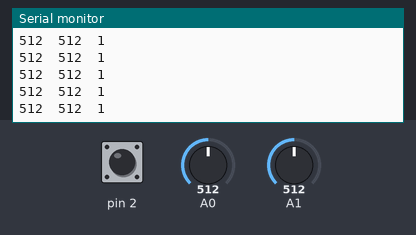
A sketch run on a simulated Arduino Uno, built with avr-gcc and run on an emulated ATmega328P. Shown: the last lines printed to the serial monitor. Inputs (shaded band) come from the test bench; at power-on: A1 = 512, A0 = 512, pin 2 HIGH.

Above: at 4.2 s.
4.3 s: A1 set to 107
At 4.8 s:
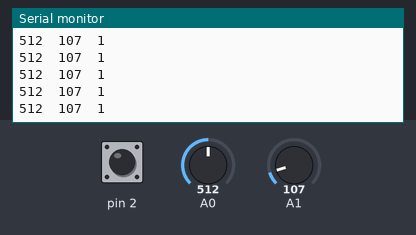
7.3 s: A1 set to 88
At 8.1 s:
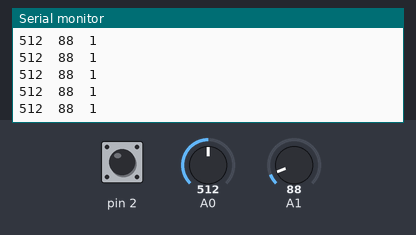
8.8 s: A0 set to 990
At 9.3 s:
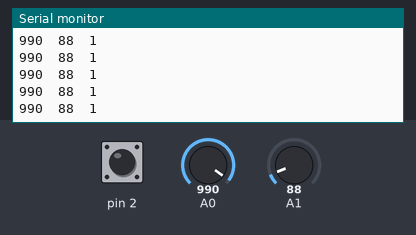
10.3 s: A0 set to 1014
At 10.8 s:
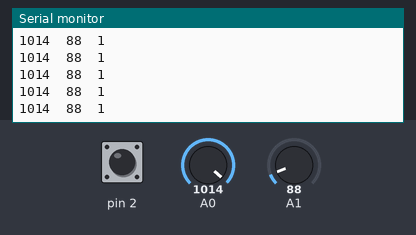
Timing chart, 0 to 13.3 s (numbered marks = the images above; inputs shaded):
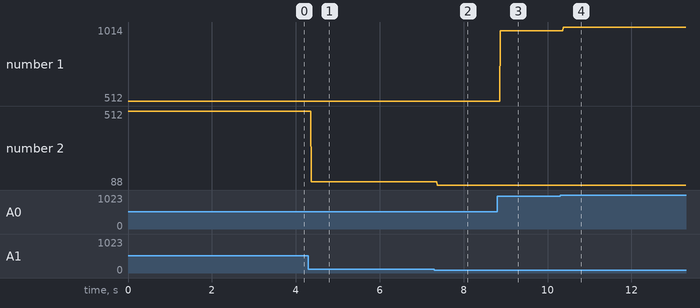

Measured:
- after the input at 4.3 s, the serial monitor: prints a new line after 0.07 s (image 1)
- after the input at 7.3 s, the serial monitor: prints a new line after 0.07 s (image 2)
- after the input at 8.8 s, the serial monitor: prints a new line after 0.07 s (image 3)
- after the input at 10.3 s, the serial monitor: prints a new line after 0.08 s (image 4)
- plotted number 1: 512 → 990 after the input at 8.8 s, 990 → 1014 after the input at 10.3 s
- plotted number 2: 512 → 107 after the input at 4.3 s, 107 → 88 after the input at 7.3 s

The sketch:

Joystick.ino
```cpp
/* This is a kind of comment.  Comments are ignored by the computer when it
 * 'compiles' (translates) your code into pure machine language and copies
 * it into the Arduino chip.
 */
// This is another kind of comment.  It's only one line long.
// To wire up this circuit, connect the following:
// Attach joystick SW to arduino digital pin 2
// Attach joystick SVx to arduino analog pin 0
// Attach joystick SVy to arduino analog pin 1
// Attach joystick 5v to arduino 5v
// Attach joystick GND to arduino GND

void setup() {
  // receiving data on digital pin 2
  pinMode(2,INPUT);
  // turn on internal resistor
  digitalWrite(2,HIGH);
  // get ready to talk to human
  Serial.begin(9600);
  Serial.println("Ready");  // println(x) will output "x\n".  \n means 'new line'
}


void loop() {
  // print the x axis.  ~512 is center
  Serial.print((int)analogRead(0),DEC);  Serial.print("\t");  // \t means tab
  // print the y axis.  ~512 is center
  Serial.print((int)analogRead(1),DEC);  Serial.print("\t");
  // print the button state.  Notice this is NOT analogRead, because it is attached to a digital pin.
  Serial.print((int)digitalRead(2),DEC);  Serial.print("\n");  // \n is the same as return.
}

/* Now change the wiring and code so that an LED in pins 13
 * and GND will turn on when you click the joystick button.
 */
```
